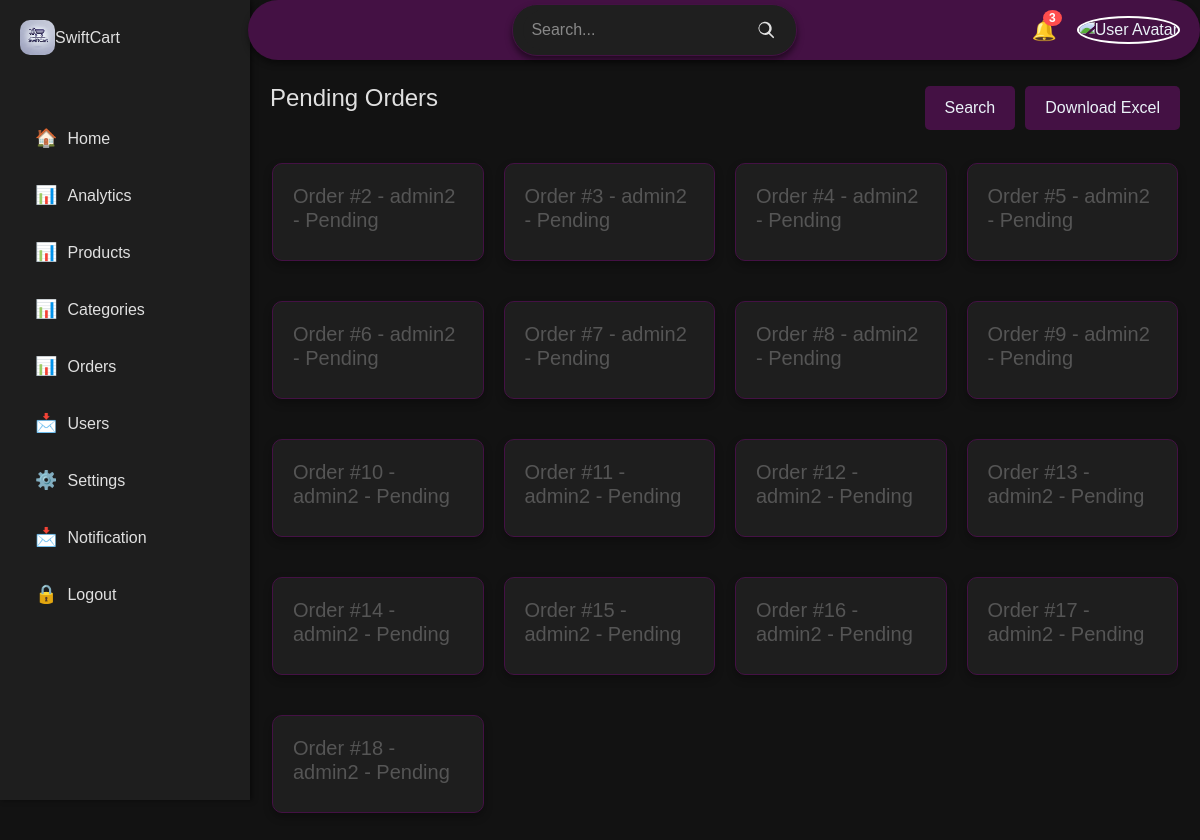
Page /dashboard/pending-orders on the earlier database version.
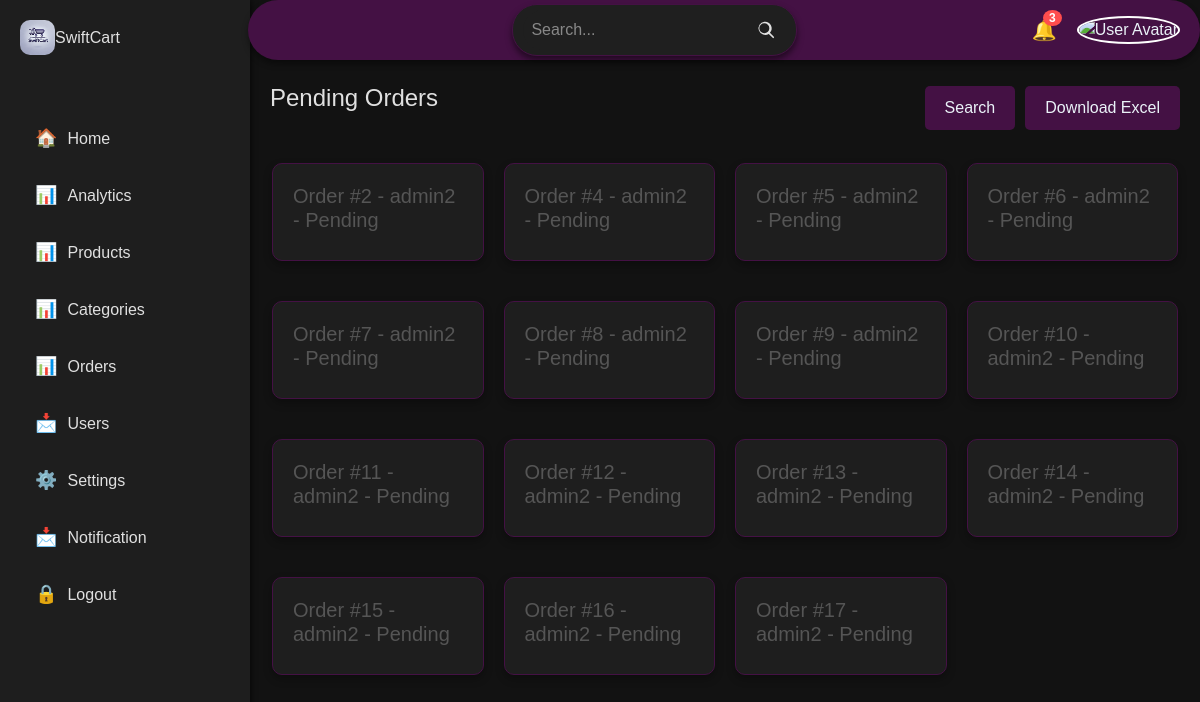
Same page on the later database version.
### payment/models.py (models this page shows, shortened)
class Order(models.Model):
    STATUS_CHOICES = [
        ('Pending', 'Pending'),
        ('Processing', 'Processing'),
        ('Shipped', 'Shipped'),
        ('Delivered', 'Delivered'),
        ('Cancelled', 'Cancelled'),
    ]
    user = models.ForeignKey(User, on_delete=models.CASCADE, related_name='orders', null=True, blank=True)
    session_key = models.CharField(max_length=255, null=True, blank=True)
    reference = models.CharField(max_length=100, unique=True)
    full_name = models.CharField(max_length=255, null=True)
    email = models.CharField(max_length=255, default='')
    shipping_address = models.CharField(max_length=255, null=True,)
    amount_paid = models.DecimalField(max_digits=10, decimal_places=2, default=0.0)
    status = models.CharField(max_length=20, choices=STATUS_CHOICES, default='Pending')
    date_ordered = models.DateTimeField(auto_now_add=True)
    updated_at = models.DateTimeField(auto_now=True)
    def __str__(self):
        if self.user:
            return f"Order #{self.id} - {self.user.username} - {self.status}"
        else:
            return f"Order #{self.id} - Guest - {self.status}"

### dashboard/views.py (the view)
# urls.py: path('pending-orders', views.pending_orders, name='pending-orders'),
def pending_orders(request):
    pending_orders = Order.objects.filter(status__iexact='pending')
    return render(request, 'dashboard/pending_orders.html', {'orders':pending_orders})

### dashboard/templates/dashboard/pending_orders.html (shortened to what this page needs)
{% extends 'dashboard/base.html' %}
{% load static %}
{% block content %}
<main class="main-content">
    <div class="header" style="margin-top: 4rem;">
        <h2>Pending Orders</h2>
        <div class="actions">
          <a href="{% url 'search-order' %}" class="btn add-user " id="searchbtn">Search</a>
          <a href="{% url 'download_orders_excel' %}" class="btn add-user" >Download Excel</a>
        </div>
      </div>
    <section class="analytics order">
        {% for order in orders %}
        <a href="{% url 'order' order.id %}" style="text-decoration: none;">
            <div class="card" style="min-height: 80px;">
                <h3>{{order}}</h3>
            </div>
        </a>
        {% endfor %}
    </section>
</main>
{% endblock %}

Differences in the rows shown:
removed Order: user+id+status "Order #3 - admin2 - Pending"
no longer on this page (row edited): Order: user+id+status "Order #18 - admin2 - Pending"
